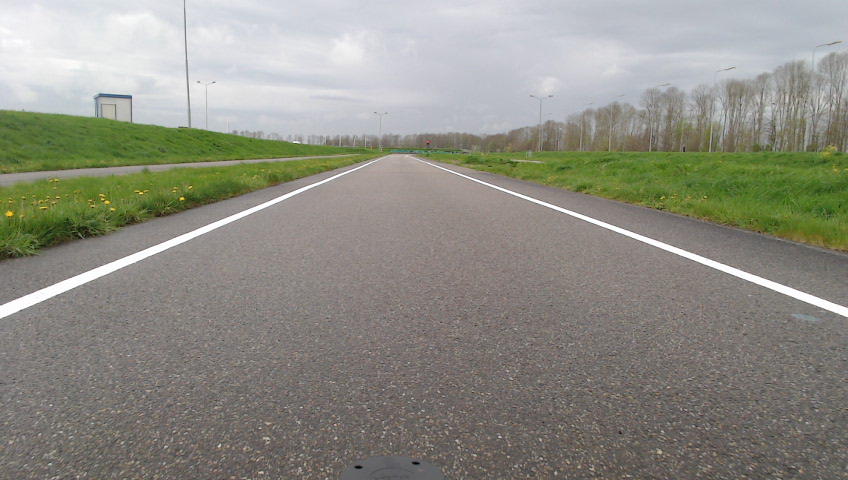
#> input picture overdracht/test_images/sdc_foto_1.png, 848 x 480 px
$ jupyter execute --allow-errors 'Overdracht SDC.ipynb'   (older library calls are emulated)
#> lines starting #> are read from the running program, lines starting #| are printed output that depends on the picture
### overdracht/LaneLines.py
import cv2
import numpy as np
import matplotlib.image as mpimg
import matplotlib.pyplot as plt


def hist(img):
    bottom_half = img[img.shape[0]//2:,:]
    return np.sum(bottom_half, axis=0)


class LaneLines:
    """ Class containing information about detected lane lines.

    Attributes:
        left_fit (np.array): Coefficients of a polynomial that fit left lane line
        right_fit (np.array): Coefficients of a polynomial that fit right lane line
        parameters (dict): Dictionary containing all parameters needed for the pipeline
        debug (boolean): Flag for debug/normal mode
    """
    def __init__(self):
        """Init Lanelines.

        Parameters:
            left_fit (np.array): Coefficients of polynomial that fit left lane
            right_fit (np.array): Coefficients of polynomial that fit right lane
            binary (np.array): binary image
        """
        self.left_fit = None
        self.right_fit = None
        self.binary = None
        self.nonzero = None
        self.nonzerox = None
        self.nonzeroy = None
        self.clear_visibility = True
        self.dir = []
        self.left_curve_img = None
        self.right_curve_img = None
        self.keep_straight_img = None
        self.left_curve_img = cv2.normalize(src=self.left_curve_img, dst=None, alpha=0, beta=255, norm_type=cv2.NORM_MINMAX, dtype=cv2.CV_8U)
        self.right_curve_img = cv2.normalize(src=self.right_curve_img, dst=None, alpha=0, beta=255, norm_type=cv2.NORM_MINMAX, dtype=cv2.CV_8U)
        self.keep_straight_img = cv2.normalize(src=self.keep_straight_img, dst=None, alpha=0, beta=255, norm_type=cv2.NORM_MINMAX, dtype=cv2.CV_8U)

        # HYPERPARAMETERS
        # Number of sliding windows
        self.nwindows = 9
        # Width of the the windows +/- margin
        self.margin = 100
        # Mininum number of pixels found to recenter window
        self.minpix = 50

        self.src = np.float32([(50, 200),    # top-left
                               (0, 320),      # bottom-left
                               (848, 320),    # bottom-right
                               (798, 200)])   # top-right
        self.dst = np.float32([(0, 0),
                               (0, 480),
                               (848, 480),
                               (848, 0)])
        self.M = cv2.getPerspectiveTransform(self.src, self.dst)
        self.M_inv = cv2.getPerspectiveTransform(self.dst, self.src)

    # [250 lines left out: functions forward, pixels_in_window, extract_features, find_lane_pixels, fit_poly, stats and 2 more, not called in this run]

    def forward_b(self, img, img_size=(848, 480), flags=cv2.INTER_LINEAR):
        """ Take a front view image and transform to top view

        Parameters:
            img (np.array): A front view image
            img_size (tuple): Size of the image (width, height)
            flags : flag to use in cv2.warpPerspective()

        Returns:
            Image (np.array): Top view image
        """
        return cv2.warpPerspective(img, self.M, img_size, flags=flags)

    # [20 lines left out: functions backward, threshold_rel, not called in this run]

    def threshold_abs(self, img, lo, hi):
        return np.uint8((img >= lo) & (img <= hi)) * 255


    # [42 lines left out: function process_image_to_instructie, not called in this run]

### overdracht/Overdracht SDC.ipynb
<div style="background-color:#000040; color:#FFFFFF; padding:10px; border-radius:5px; display: flex; justify-content: space-between; align-items: center; position: relative;">
    <div style="display: flex; flex-direction: column; justify-content: center; align-items: center;">
        <div style="font-size:60px; font-weight:bold;">Self Driving Challenge - Editie 2024</div>
    </div>

</div>

<div style="background-color:#000040; color:#FFFFFF; padding:10px; border-radius:5px; display: flex; justify-content: space-between; align-items: center; position: relative;">
    <div style="display: flex; flex-direction: column; justify-content: center; align-items: center;">
        <div style="font-size:30px; font-weight:bold;">Inleiding</div>
    </div>
    <a name="Inleiding">

</div>

<div style="background-color:#000040; color:#FFFFFF; padding:10px; border-radius:5px; display: flex; justify-content: space-between; align-items: center; position: relative;">
    <div style="display: flex; flex-direction: column; justify-content: center; align-items: center;">
        <div style="font-size:30px; font-weight:bold;">Inhoudsopgave</div>
    </div>
    <a name="Inhoudsopgave">

</div>

<div style="background-color:#000040; color:#FFFFFF; padding:10px; border-radius:5px; display: flex; justify-content: space-between; align-items: center; position: relative;">
    <div style="display: flex; flex-direction: column; justify-content: center; align-items: center;">
        <div style="font-size:30px; font-weight:bold;">RDW en SDC</div>
    </div>
    <a name="RDW">

</div>

<div style="background-color:#000040; color:#FFFFFF; padding:10px; border-radius:5px; display: flex; justify-content: space-between; align-items: center; position: relative;">
    <div style="display: flex; flex-direction: column; justify-content: center; align-items: center;">
        <div style="font-size:30px; font-weight:bold;">Belangrijke punten en groepsverdeling</div>
    </div>
    <a name="BelangrijkePunten">

</div>

<div style="background-color:#000040; color:#FFFFFF; padding:10px; border-radius:5px; display: flex; justify-content: space-between; align-items: center; position: relative;">
    <div style="display: flex; flex-direction: column; justify-content: center; align-items: center;">
        <div style="font-size:30px; font-weight:bold;">Hardware</div>
    </div>
    <a name="Hardware">

</div>

<div style="background-color:#000040; color:#FFFFFF; padding:10px; border-radius:5px; display: flex; justify-content: space-between; align-items: center; position: relative;">
    <div style="display: flex; flex-direction: column; justify-content: center; align-items: center;">
        <div style="font-size:30px; font-weight:bold;">Software</div>
    </div>
    <a name="Software">

</div>

<div style="background-color:#000040; color:#FFFFFF; padding:10px; border-radius:5px; display: flex; justify-content: space-between; align-items: center; position: relative;">
    <div style="display: flex; flex-direction: column; justify-content: center; align-items: center;">
        <div style="font-size:30px; font-weight:bold;">Modellen en code</div>
    </div>
    <a name="Modellen">

</div>

# 5.1 Modellen en model technieken voor gebruik in de challenge

[cell 1]
import cv2
from ultralytics import YOLO
from IPython.display import display, Image
import supervision as sv
import matplotlib.pyplot as plt
import matplotlib.image as mpimg
from IPython.display import HTML, Video
import os
from PIL import Image
from moviepy.editor import VideoFileClip

### 5.1.1  lanedetectie

Ons belangrijkste model is het lanedetectiemodel. Als dit model niet goed werkt, kan de kart de weg niet zien. Tijdens de competitie waren er teams die dit niet goed voor elkaar hadden. Hierdoor belandden ze meteen in de berm en konden ze de uitdaging niet voltooien, omdat ze daar niet heen konden rijden.

Onze lanedetectie bestaat uit meerdere functies. Om het model goed te begrijpen, zullen we stap voor stap van ons lanedetectiemodel uitleggen. Se code die we gebruiken voor ons model staat in het Python-bestand LaneLines.py, dat we hieronder zullen importeren.

[cell 2]
from LaneLines import *

Om het lanedetectie te testen hebben wij een paar test foto's, die wij in een list opslaan. De eerste foto is een rechte weg. De tweede foto is een bocht. Als laatste hebben wij een weg waar aan een kant geen doorgetrokken witte lijn is.

[cell 3]
images = []
images.append(mpimg.imread('test_images/sdc_foto_1.png'))
images.append(mpimg.imread('test_images/sdc_foto_2.png'))
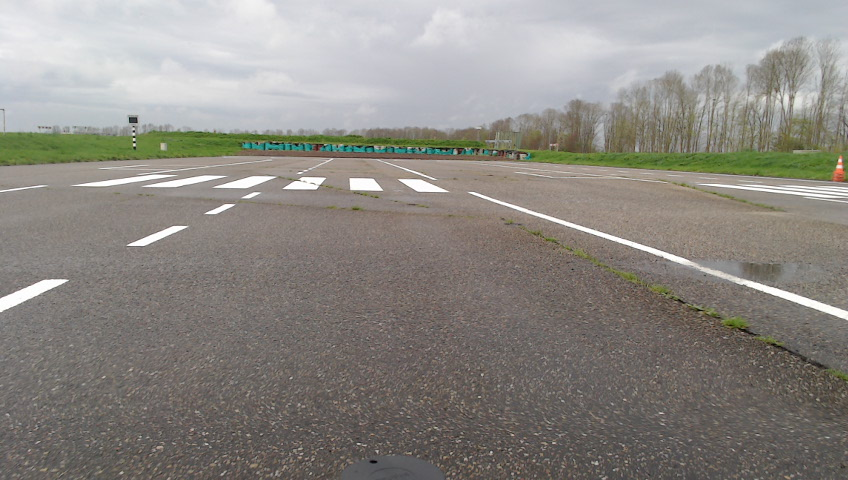
#> input picture overdracht/test_images/sdc_foto_2.png, 848 x 480 px
images.append(mpimg.imread('test_images/sdc_foto_3.png'))
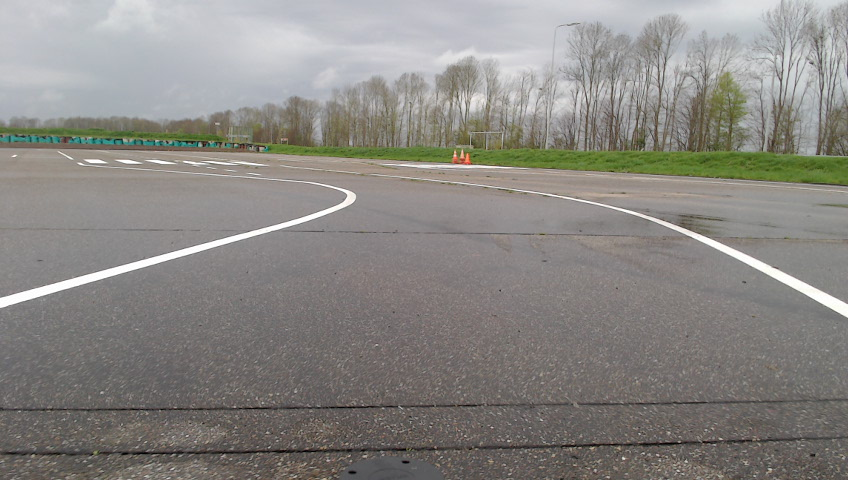
#> input picture overdracht/test_images/sdc_foto_3.png, 848 x 480 px
images.append(mpimg.imread('test_images/obj_test.png'))
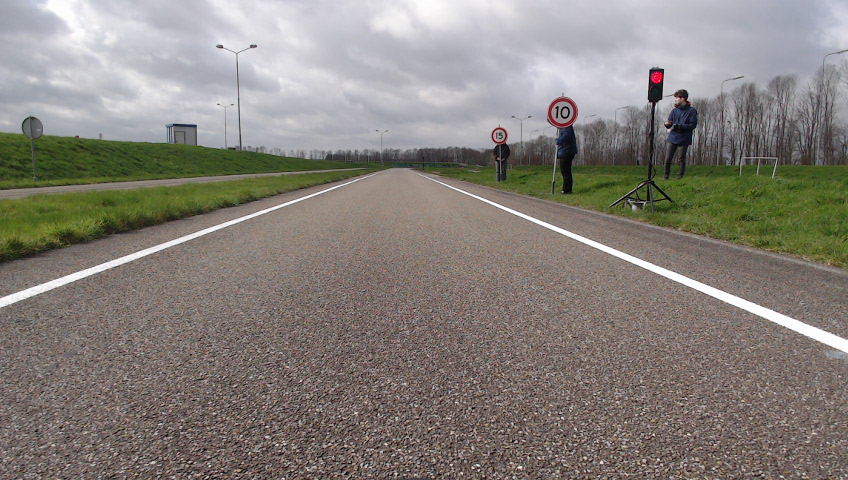
#> input picture overdracht/test_images/obj_test.png, 848 x 480 px

img = images[3]
#> img is the input picture: shape (480, 848, 3) float32; mean R, G, B 0.529, 0.507, 0.483
plt.imshow(img)
#> (this line was passed over: IPython is not available in this run)

Bij lanedetectie gebruiken we als eerste vogelperspectief. Dit betekent dat we de weg van bovenaf bekijken. Zo krijgen we een duidelijk en volledig beeld van de rijstroken en hun omgeving. Hierdoor kunnen we de rijstroken beter zien en volgen. Het vogelperspectief helpt ons om te zien waar de auto is ten opzichte van de rijstroken, wat belangrijk is voor een robust model. Het gebruik van een vogelperspectief zorgt dus voor betere precisie in lanedetectie, wat belangrijk is voor zelfrijdende auto's.

[cell 4]
ll = LaneLines()
img1 = ll.forward_b(img)
#> in forward_b, `return cv2.warpPerspective(img, self.M, img_size, flags=flags)`:
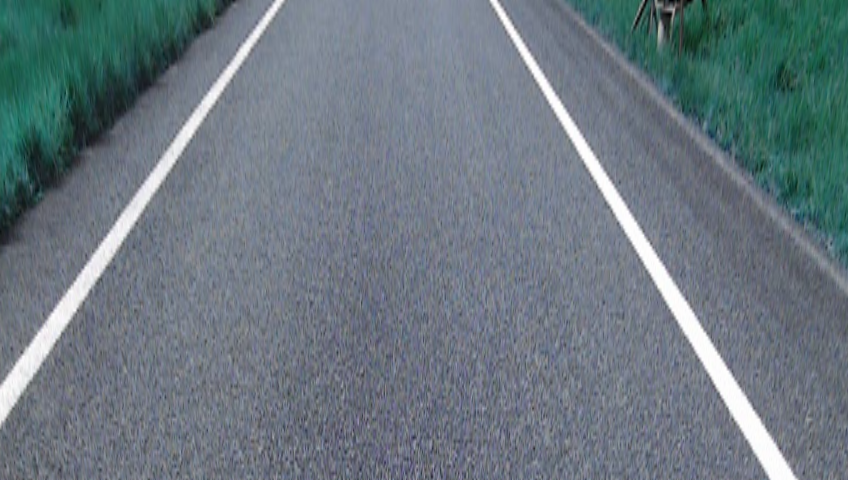
#> returned value: shape (480, 848, 3) float32; mean of channels 0, 1, 2 0.503, 0.471, 0.42; drawn as B, G, R
plt.imshow(img1)
#> (this line was passed over: IPython is not available in this run)

Bij de volgende stap filteren wij de afbeelding zodat alleen de witte pixels overblijven. Dit doen we om te zien waar de linker- en rechterlijnen zich bevinden.

[cell 5]
hls = cv2.cvtColor(img1, cv2.COLOR_RGB2HLS)
#> hls: shape (480, 848, 3) float32; mean of channels 0, 1, 2 42, 0.5, 0.1
hsv = cv2.cvtColor(img1, cv2.COLOR_RGB2HSV)
#> hsv: shape (480, 848, 3) float32; mean H, S, V 42, 0.2, 0.5
h_channel = hls[:,:,0]
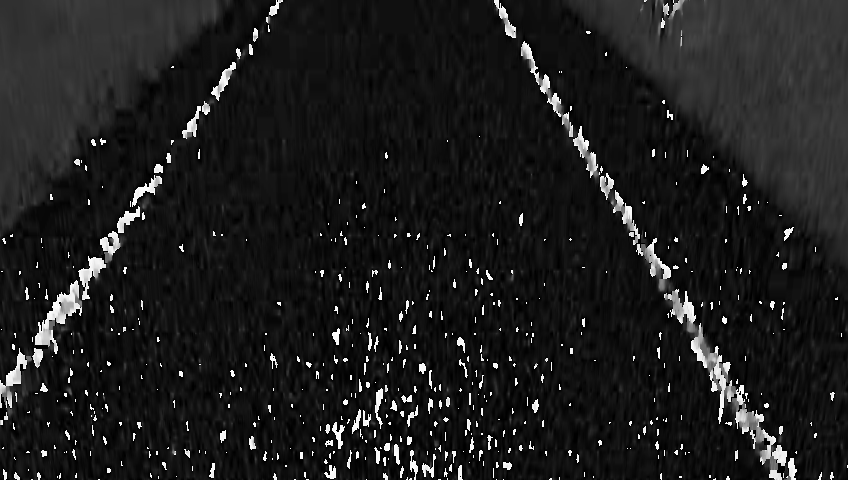
#> h_channel: shape (480, 848) float32; min 0, max 360, mean 42; drawn with min black and max white
l_channel = hls[:,:,1]
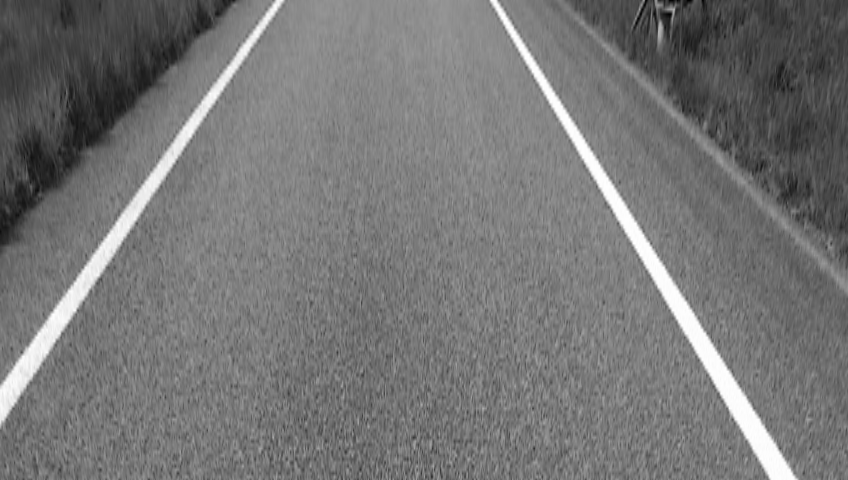
#> l_channel: shape (480, 848) float32; min 0.00343, max 1, mean 0.465
s_channel = hls[:,:,2]
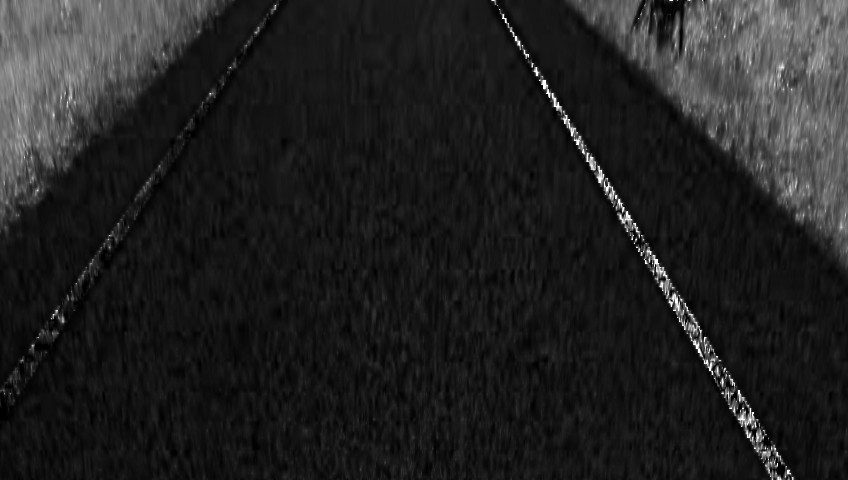
#> s_channel: shape (480, 848) float32; min 0, max 1, mean 0.133
v_channel = hsv[:,:,2]
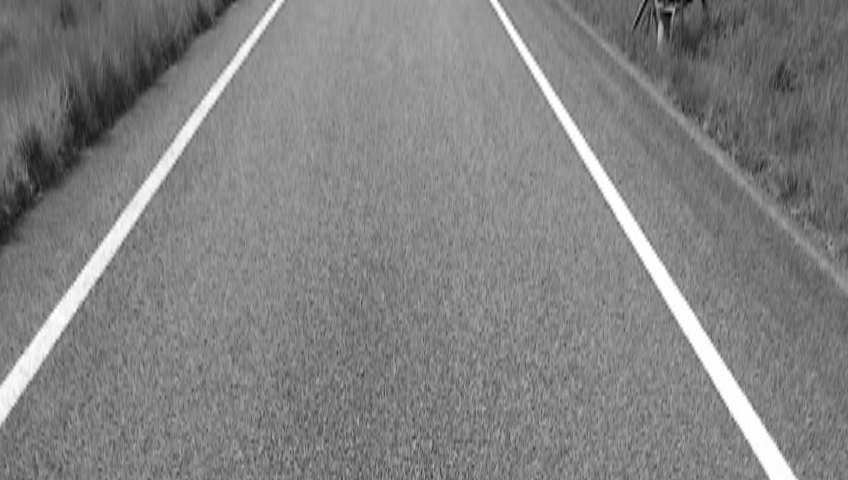
#> v_channel: shape (480, 848) float32; min 0.00588, max 1, mean 0.51

#> (the rest of this cell did not finish here and is left out)

Als laatste stap berekenen we op basis van de witte lijnen de mogelijke positie van de weg. Daarna wordt de middenlijn van de weg berekend. De code berekent vervolgens de positie van de kart ten opzichte van de middenlijn. Als de positie 0.1 is, staat de kart 10 cm te ver naar rechts. Wij moeten dan iets naar links sturen.

#> (a cell that did not finish here is left out)

We verplaatsen nu de lanedetectievisualisatie naar de originele foto. De auto doet dit niet om computerkracht te besparen, maar om de lanedetectie te testen in het notebook voeren we deze stap wel uit. Op deze manier kunnen we zelf controleren of het er goed uitziet.

#> (a cell that did not finish here is left out)

### 5.1.2 object detectie

Voor onze objectdetectie is een Yolov8 Nano-model gebruikt. De dataset is samengesteld uit camerabeelden van de kart. Voor het model zijn 500 foto's gelabeld. Bij het selecteren van de foto's is gelet op variatie in lichtomstandigheden, omdat objecten er anders uitzien bij bewolkt weer dan bij een heldere blauwe lucht en felle zon. Uitgegaan is van ongeveer 100 foto's per object. De meeste foto's bevatten meerdere objecten, waardoor van sommige objecten meer foto's beschikbaar zijn. Door alleen foto's van de baan te gebruiken, ontstaat er overfitting, maar dat is niet erg omdat de baan niet wordt aangepast voor de finale.

Voor het labelen is CVAT.ai gebruikt, omdat wij deze website als eerste tegenkwamen en het goed werkt. Na het labelen is de dataset geëxporteerd als PASCAL VOC 1.1 en vervolgens geïmporteerd in Roboflow. Roboflow is gekozen vanwege de eenvoudige augmentatiemogelijkheden. Foto's in de dataset worden gekopieerd en aangepast om variaties in helderheid en saturatie te creëren, waardoor overfitting op weersomstandigheden wordt voorkomen. Na augmentatie bevat de dataset nu ongeveer 1500 foto's. Hiervan is 90% gebruikt voor training en 10% voor validatie. Testdata is niet nodig, de testmethode wordt uitgelegd in sectie 5.3. Nu de dataset compleet is, kan deze vanuit Roboflow worden geëxporteerd voor Yolov8. Bij interesse in deze data, neem contact met ons op.

Met de onderstaande code hebben wij de yolo model getraint.

[cell 8]
HOME = os.getcwd()
#model = YOLO("yolov8n.yaml")
#results = model.train(data=os.path.join(HOME, "data.yaml"), epochs=1000)

Wanneer het YOLO model een afbeelding analyseert, geeft het als output een aantal bounding boxes. Dit zijn rechthoeken die de gevonden objecten in de afbeelding omsluiten, waarbij de coördinaten (x1, y1) de linkerbovenhoek en (x2, y2) de rechteronderhoek aangeven. Deze coördinaten geven precies aan waar in de afbeelding een object zich bevindt.

Naast de bounding boxes, geeft het model ook een lijst van class IDs, die corresponderen met specifieke types objecten. Voor elke bounding box en class ID geeft het model ook een confidence score, een getal tussen 0 en 1 dat aangeeft hoe zeker het model is van zijn voorspelling. Een hogere score betekent meer vertrouwen.

De class IDs worden gekoppeld aan class labels, zoals 'mens', 'auto', 'zebra', enzovoort, om de resultaten begrijpelijker te maken. De confidence score wordt aan de labelnaam toegevoegd om de zekerheid van het model te tonen.

Om de bounding boxes op een afbeelding te visualiseren, doorlopen we elke box, class ID en confidence score. We halen de coördinaten op om de positie en grootte van de rechthoek te bepalen, en gebruiken de class ID om de juiste labelnaam op te halen. Vervolgens tekenen we de bounding box op de afbeelding en plaatsen het label en de confidence score net boven de rechthoek.

Door deze stappen te volgen voor elke bounding box in de afbeelding, visualiseren we alle gedetecteerde objecten.

#> (a cell that did not finish here is left out)

# 5.2 Code voor opnemen data uitgelegd

# 5.3 Code maken en testen thuis en/of op school

Per week is de testbaan maar 1,5 uur beschikbaar. Het is daarom noodzakelijk dat je tussendoor de modellen kunt testen. Er zijn een paar manieren waarop je dit kunt aanpakken. Wij hebben in het begin veel gebruik gemaakt van video. Er is veel data opgenomen tijdens de testdagen. Het model of de pipeline die normaal gesproken de kart moet besturen, kan over de opgenomen data gaan om de resultaten te bekijken. Je hoeft dus niet naar Lelystad af te reizen om objectdetectie te testen.

De code voor objectdetectie test staat hieronder. Wat deze code doet, is het bekijken van een foto, de objecten voorspellen en de boxes tekenen. Vervolgens lopen we langs elke box en berekenen we de lengte en breedte. Deze informatie is belangrijk, omdat hoe dichterbij een object is, hoe groter de lengte en breedte zijn. We kunnen dus aan de hand van deze informatie zien hoe ver bijvoorbeeld een verkeerslicht van de kart afstaat. We kunnen dan coderen dat als een verkeerslicht op rood staat en dichtbij de kart is, de kart moet stoppen. Al deze berekeningen en tests kunnen we dus op onze laptop doen zonder kart, wat tijd bespaart op de testdag omdat er minder fouten zijn.

[cell 10]
# [99 lines left out: function process_image, not called in this run]

hieronder code om de pipeline toe te passen op elke frame

[cell 11]
# [27 lines left out: function process_folder, not called in this run]
